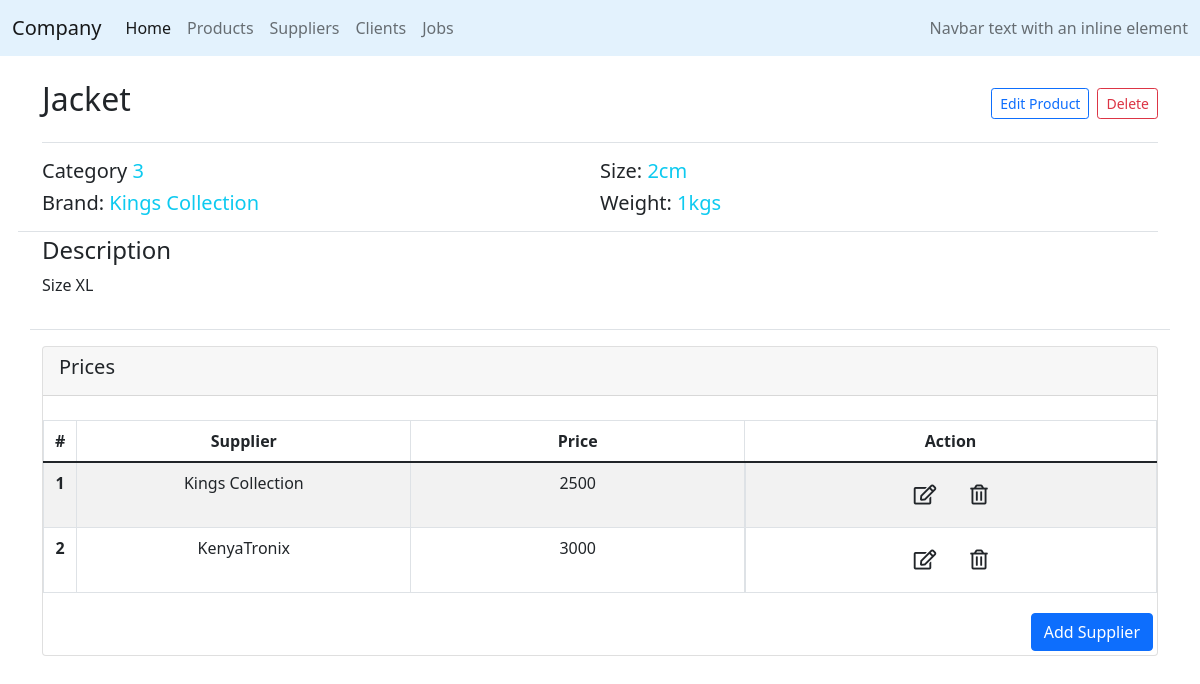
/company/products/2, run on the app's committed database.
### company/models.py (models this page shows, shortened)
class Product(models.Model):
    id = models.BigAutoField(primary_key=True)
    category = models.IntegerField()
    nameP = models.CharField(max_length=64)
    brand = models.CharField(max_length=64)
    size = models.IntegerField()
    weight = models.IntegerField()
    description = models.TextField()

class Price(models.Model):
    id = models.BigAutoField(primary_key=True)
    price = models.IntegerField()
    product = models.ForeignKey(Product, related_name="productPrice",on_delete=models.CASCADE, blank=True, null=True)
    supplier = models.ForeignKey(Supplier,related_name="products", on_delete=models.CASCADE, blank=True, null=True)

class Company(PolymorphicModel):
    id = models.BigAutoField(primary_key=True)
    nameC = models.CharField(max_length=64)
    address = models.IntegerField()
    email = models.CharField(max_length=64, default=0)
    contact = models.IntegerField()

### company/views.py (the view, shortened to what this page needs)
# urls.py: path('products/<int:id>', views.productDetail, name='productDetail'),
def productDetail(request,id):
    products = Product.objects.all()
    if products.filter(pk=id).exists():
        product = Product.objects.get(pk=id)
        prices = product.productPrice.all()
        suppliers = Supplier.objects.all()
        if request.method == "GET":
            return render(request, "company/productdetails.html",{
                "product": product,
                "prices":prices,
                "suppliers": suppliers,
                "categories": categories
            })
    else:
        return HttpResponse("Product Does Not exist")

### company/models.py (called while the page is built)
    def __str__(self):
        return f"{self.nameC}"

### company/templates/company/productdetails.html (shortened to what this page needs)
{% extends "company/layout.html"%}
{% block body %}
<div class="container">
    <div class="d-flex justify-content-between border-bottom mt-4 pb-3">
        <div id="name">
            <h2>
                <span  class="pdetail">{{product.nameP}}</span>
            </h2>
        </div>
        <div class="d-flex align-items-center justify-content-between">
            <button class="btn btn-outline-primary btn-sm mx-2" id="editProduct">Edit Product</button>
            <button class="btn btn-outline-danger btn-sm" id="deleteProduct">Delete</button>
        </div>
    </div>
    <div id="productDetails" class="row mt-3 border-bottom">
        <div class="border-bottom col-12 row pb-2">
            <div class="col-md-6">
                <h5>
                    Category
                    <span class="text-info pdetail">{{product.category}}</span>
                </h5>
                <h5>
                    Brand:
                    <span class="text-info pdetail">{{product.brand}}</span>
                </h5>
            </div>
            <div class="col-md-6">
                <h5>
                    Size:
                    <span class="text-info pdetail">{{product.size}}cm</span>
                </h5>
                <h5>
                    Weight:
                    <span class="text-info pdetail">{{product.weight}}kgs</span>
                </h5>
            </div>
        </div>
        <div class="col-12 pt-1">
            <h4>Description</h4>
            <p class="pdetail">{{product.description}}</p>
        </div>
    </div>
     <div class="card mt-3" id="priceSection">
        <div class="card-header">
            <h5>Prices</h5>
        </div>
        <div class="table-responsive mt-4" id="prices">
            <table class="table table-striped table-bordered table-hover">
                <thead>
                  <tr>
                    <th scope="col" style="width:3%" class="text-center">#</th>
                    <th scope="col" style="width:30%" class="text-center">Supplier</th>
                    <th scope="col" style="width:30%" class="text-center">Price</th>
                    <th scope="col" class="text-center">Action</th>
                  </tr>
                </thead>
                <tbody id="pricesTable">
                    {% for price in prices %}
                        <tr id="{{price.id}}">
                            <th scope="row" class="rowCounter text-center"></th>
                            <td class="text-center" >{{price.supplier}}</td>
                            <td class="text-center supplierPrice">{{price.price}}</td>
                            <td class="d-flex justify-content-center">
                                <button id="editButton" class="pr-1 btn btn-lg text-dark" >
                                    <i class="far fa-edit"></i>
                                </button>
                                <button id="deleteButton" class="pl-0 btn btn-lg text-dark">
                                    <i class="far fa-trash-alt"></i>
                                </button>
                            </td>
                        </tr>
                    {% endfor %}
                </tbody>
            </table>
        </div>
        <div class="d-flex flex-row-reverse m-1">
            <button class="btn btn-primary" id="addPrice">Add Supplier</button>
        </div>
    </div>
</div>
{%endblock%}
{% load static %}

### company/static/company/styles.css (style rules this page uses)
table { counter-reset: rowCount; }
.rowCounter::before { counter-increment: rowCount; content: counter(rowCount); }

### data on the page
Product: nameP "Jacket", category "3", brand "Kings Collection", size "2", weight "1", description "Size XL"
Price: supplier "Kings Collection", price "2500"
Price: supplier "KenyaTronix", price "3000"
